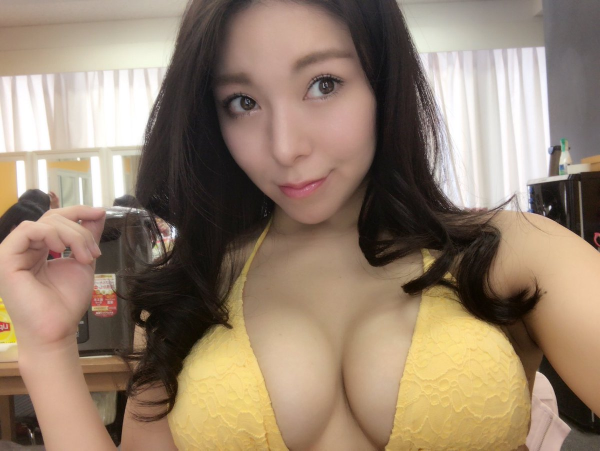
#> input picture girl.jpg, 1200 x 901 px (shown at 1/2 size)
$ python -i faceDetection.py   (imports and definitions only)   (Python 2 division)   (older library calls are emulated)
#> lines starting #> are read from the running program, lines starting #| are printed output that depends on the picture
# -*- coding: utf-8 -*-
import cv2
import os.path
import sys
import urllib
import numpy as np
import re


class FaceDetection(object):

    def __init__(self):
        self.cascade_path = {
            "face": "/usr/local/opt/opencv/share/OpenCV/haarcascades/haarcascade_frontalface_alt.xml",
            "eye": "/usr/local/opt/opencv/share/OpenCV/haarcascades/haarcascade_eye.xml",
            "nose": "/usr/local/opt/opencv/share/OpenCV/haarcascades/haarcascade_mcs_nose.xml"
        }

    def _print(self, text):
        print '\033[92m' + text + '\033[0m'

    # [7 lines left out: function readImage, not called in this run]

    def convertToGrayScale(self, image):
        return cv2.cvtColor(image, cv2.cv.CV_BGR2GRAY)

    # [37 lines left out: function recognition, not called in this run]

    def file_recognition(self, file):
#> called with file = '../girl.jpg'
        file = str.strip(file)
        print "\nrecognition...\t" + file

        facerect_len = 0
        eyerect_len = 0
        noserect_len = 0

        try:
            image = cv2.imread(file)
#> image is the input picture: shape (901, 1200, 3); mean B, G, R 110.2, 130, 149.9
            image_gray = self.convertToGrayScale(image)
#> in convertToGrayScale, `return cv2.cvtColor(image, cv2.cv.CV_BGR2GRAY)`:
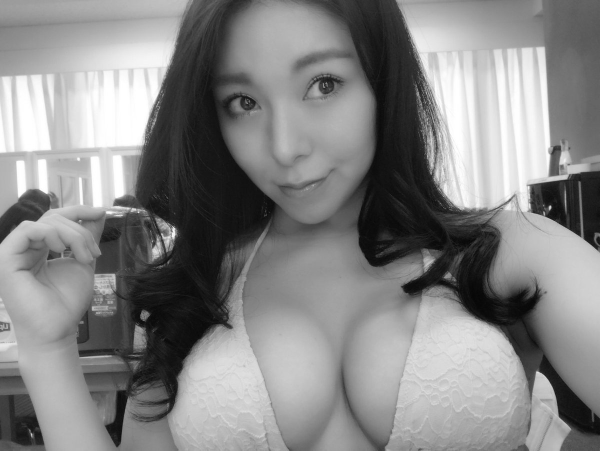
#> returned value: shape (901, 1200) (shown at 1/2 size); min 3, max 255, mean 133.7

            face_cascade = cv2.CascadeClassifier(self.cascade_path["face"])
            facerect = face_cascade.detectMultiScale(
                image_gray, scaleFactor=1.1, minNeighbors=1, minSize=(1, 1))
#> facerect = [[353, 24, 444, 444]]

            eyerect = []
            noserect = []

            if len(facerect) > 0:
                eye_cascade = cv2.CascadeClassifier(self.cascade_path["eye"])
                eyerect = eye_cascade.detectMultiScale(
                    image_gray, scaleFactor=1.1, minNeighbors=1, minSize=(1, 1))
#> eyerect = 14 rows, first 6: [222, 465, 21, 21], [584, 302, 32, 32], [1084, 403, 26, 26], [140, 425, 30, 30], [438, 163, 89, 89], [148, 425, 34, 34]
#> (the run stopped early here; a loop or call above may not have finished)

$ run again, on oppai.jpg
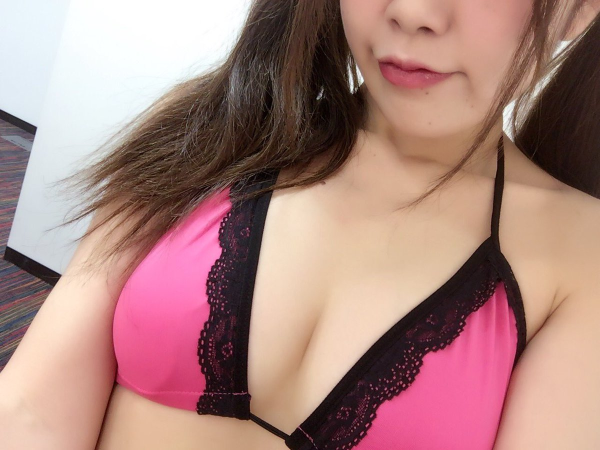
#> input picture oppai.jpg, 1200 x 900 px (shown at 1/2 size)
#> in file_recognition, image is the input picture: shape (900, 1200, 3); mean B, G, R 127.4, 132.6, 171.7
#> in convertToGrayScale, `return cv2.cvtColor(image, cv2.cv.CV_BGR2GRAY)`:
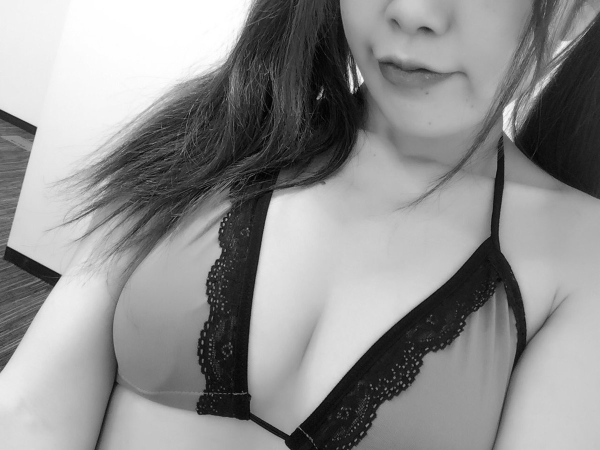
#> returned value: shape (900, 1200) (shown at 1/2 size); min 0, max 255, mean 143.7
#> facerect = [[336, 396, 198, 198]]
#> eyerect = [[402, 444, 26, 26], [910, 138, 28, 28], [763, 28, 44, 44], [824, 35, 57, 57]]
